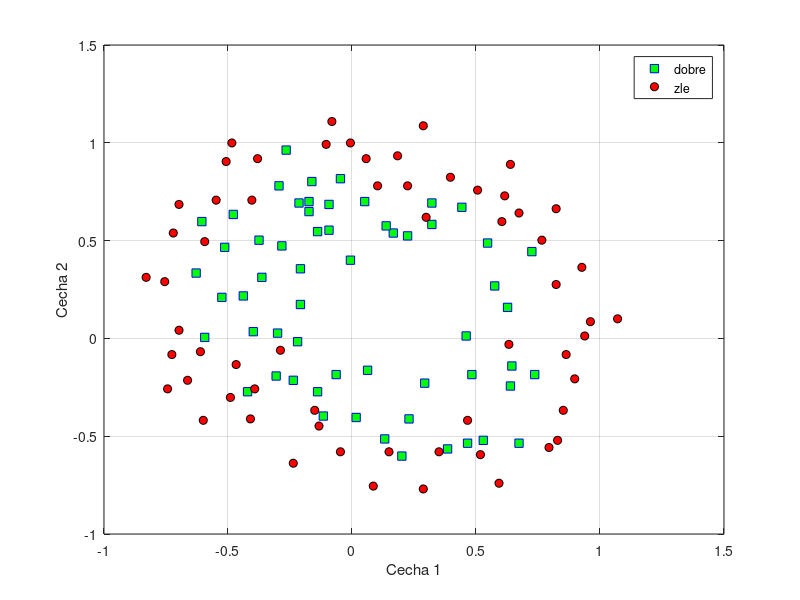

The MATLAB script that drew this image: (Note: this script raises an error after producing the figure.)
% ai_4_logreg_usterki.m

clear all; close all;

% Wczytaj dane
  load dane_usterki.txt; dane = dane_usterki; itest=1; % kontrola jakosci produkcji
% load dane_astma.txt;   dane = dane_astma;   itest=2; % diagnostyka zdrowia

  [N,M] = size( dane );  % wymiary danych: liczba przykladow, liczba cech plus 1
  X = dane(:,1:M-1);     % cechy
  y = dane(:,M);         % decyzja
  M = M-1;               % liczba cech 

  nr_alarm = find(y == 1);   % stan wadliwy
  nr_ok    = find(y == 0);   % stan poprawny

    figure
    plot( X(nr_ok,1), X(nr_ok,2), 'bs','MarkerFaceColor','g');
    hold on;
    plot( X( nr_alarm,1 ), X( nr_alarm,2 ), 'ko','MarkerFaceColor','r');
    xlabel('Cecha 1'); ylabel('Cecha 2'); grid;
    legend('dobre','zle');
    pause

% Dodanie cech "wielomianowych" typu X1^2, X2^2, ..., (X1^2)*(X2^3)
% Umozliwia uzyskanie bardziej skomplikowanych krzywych decyzyjnych
  poly_degree = 4;      % stopien wielomianu
  X = nowa_macierz_cech( X(:, 1), X(:, 2), poly_degree );

% Znalezienie optymalnych wartosci wag "g" dla zbioru uczacego
  Niter = 500;          % liczba cykli uczenia, tzw. epoch
  lambda = 1.;          % wsp. regularyzacji
  w = train_logistic_regress( X, y, lambda, Niter );

% Sprawdzenie krzywej decyzyjnej
% Wygenerowanie wartosci cech x1 (u) i x2 (v) w wezlach siatki sprawdzajacej 
  if(itest==1) x1 = linspace(-1.2, 1.2, 50); x2 = linspace(-1.2, 1.2, 50);  end
  if(itest==2) x1 = linspace(1, 4, 50);      x2 = linspace(0, 1.5, 50);     end
% Obliczamy z = sum( x .* w' ) dla kazdego punktu siatki testowej
% czyli sprawdzamy jakie wartosci zwroci funkcja kosztu dla tych danych
  z = zeros( length(x1), length(x2) );
  for i = 1 : length(x1)
      for j = 1 : length(x2)
        x = nowa_macierz_cech( x1(i), x2(j), poly_degree ); % dodanie cech wielomianowych
        z(i, j) = x * w;                                    % obliczenie wartosci funkcji 
      end
  end
% Nakladamy na poprzedni rysunek kontur dla z=0, dlatego zakres [0, 0]
  contour(x1, x2, z', [0, 0], 'LineWidth', 2);
  title(sprintf('Regularyzacja: lambda = %g', lambda));
  legend('dobre', 'zle', 'decyzja');
  hold off;
  pause

% Dodatkowy rysunek
  figure;
  subplot(121); mesh( x1, x2, z' ); grid; xlabel('Cecha 1'); ylabel('Cecha 2'); 
  title('Ksztalt funkcji regresji z=g(c1,c2)');
  subplot(122); surfc( x1, x2, z', 'FaceAlpha',0.85, 'FaceColor', 'flat' );
  grid; xlabel('Cecha 1'); ylabel('Cecha 2');
  title('Progowanie funkcji');
  hold on;
  mesh( x1, x2, zeros(size(z')) );
  hold off;
